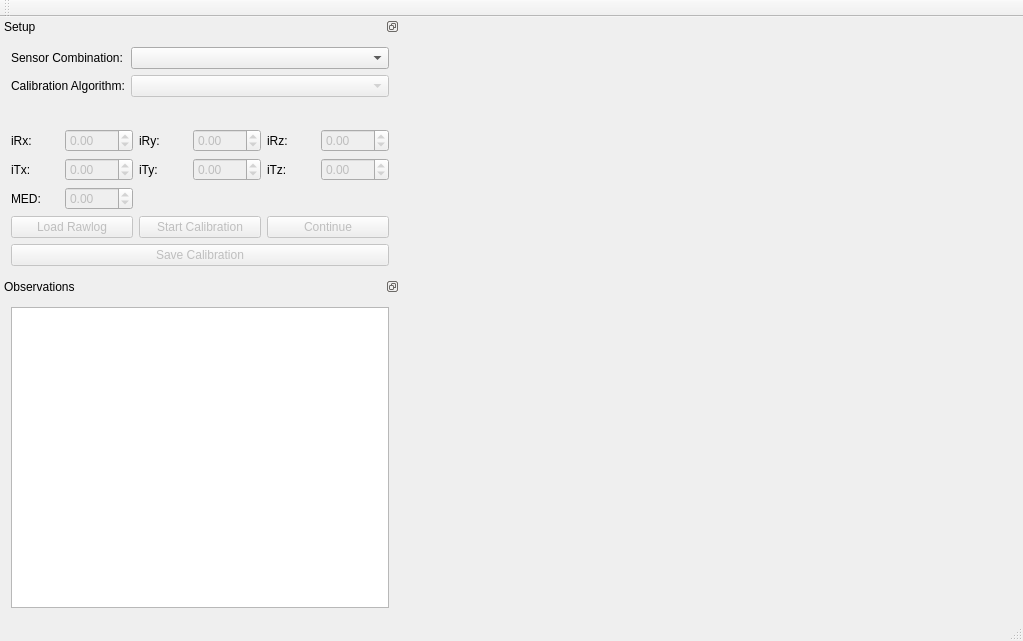
<?xml version="1.0" encoding="UTF-8"?>
<ui version="4.0">
 <class>CMainWindow</class>
 <widget class="QMainWindow" name="CMainWindow">
  <property name="geometry">
   <rect>
    <x>0</x>
    <y>0</y>
    <width>1023</width>
    <height>641</height>
   </rect>
  </property>
  <property name="windowTitle">
   <string>MainWindow</string>
  </property>
  <widget class="QWidget" name="centralWidget"/>
  <widget class="QMenuBar" name="menuBar">
   <property name="geometry">
    <rect>
     <x>0</x>
     <y>0</y>
     <width>1023</width>
     <height>22</height>
    </rect>
   </property>
  </widget>
  <widget class="QToolBar" name="mainToolBar">
   <attribute name="toolBarArea">
    <enum>TopToolBarArea</enum>
   </attribute>
   <attribute name="toolBarBreak">
    <bool>false</bool>
   </attribute>
  </widget>
  <widget class="QStatusBar" name="statusBar"/>
  <widget class="QDockWidget" name="setup_dockwidget">
   <property name="minimumSize">
    <size>
     <width>400</width>
     <height>260</height>
    </size>
   </property>
   <property name="maximumSize">
    <size>
     <width>400</width>
     <height>260</height>
    </size>
   </property>
   <property name="features">
    <set>QDockWidget::DockWidgetFloatable|QDockWidget::DockWidgetMovable</set>
   </property>
   <property name="windowTitle">
    <string>Setup</string>
   </property>
   <attribute name="dockWidgetArea">
    <number>1</number>
   </attribute>
   <widget class="QWidget" name="dockWidgetContents">
    <layout class="QVBoxLayout" name="verticalLayout">
     <item>
      <layout class="QFormLayout" name="formLayout">
       <item row="0" column="0">
        <widget class="QLabel" name="sensors_label">
         <property name="text">
          <string>Sensor Combination:</string>
         </property>
        </widget>
       </item>
       <item row="0" column="1">
        <widget class="QComboBox" name="sensors_cbox">
         <item>
          <property name="text">
           <string/>
          </property>
         </item>
         <item>
          <property name="text">
           <string>3D LiDAR - 3D LiDAR</string>
          </property>
         </item>
         <item>
          <property name="text">
           <string>3D LiDAR - RGB</string>
          </property>
         </item>
         <item>
          <property name="text">
           <string>3D LiDAR - RGB-D</string>
          </property>
         </item>
         <item>
          <property name="text">
           <string>RGB-D - RGB-D</string>
          </property>
         </item>
         <item>
          <property name="text">
           <string>RGB-D - RGB</string>
          </property>
         </item>
         <item>
          <property name="text">
           <string>RGB - RGB</string>
          </property>
         </item>
        </widget>
       </item>
       <item row="1" column="0">
        <widget class="QLabel" name="algo_label">
         <property name="text">
          <string>Calibration Algorithm:</string>
         </property>
        </widget>
       </item>
       <item row="1" column="1">
        <widget class="QComboBox" name="algo_cbox">
         <property name="enabled">
          <bool>false</bool>
         </property>
         <item>
          <property name="text">
           <string/>
          </property>
         </item>
         <item>
          <property name="text">
           <string>Plane matching</string>
          </property>
         </item>
         <item>
          <property name="text">
           <string>Line matching</string>
          </property>
         </item>
         <item>
          <property name="text">
           <string>Trajectory matching</string>
          </property>
         </item>
        </widget>
       </item>
      </layout>
     </item>
     <item>
      <layout class="QGridLayout" name="gridLayout">
       <item row="0" column="0">
        <widget class="QLabel" name="irx_label">
         <property name="text">
          <string>iRx:</string>
         </property>
        </widget>
       </item>
       <item row="0" column="1">
        <widget class="QDoubleSpinBox" name="irx_sbox">
         <property name="enabled">
          <bool>false</bool>
         </property>
         <property name="minimum">
          <double>-359.990000000000009</double>
         </property>
         <property name="maximum">
          <double>359.990000000000009</double>
         </property>
         <property name="singleStep">
          <double>0.500000000000000</double>
         </property>
        </widget>
       </item>
       <item row="0" column="2">
        <widget class="QLabel" name="iry_label">
         <property name="text">
          <string>iRy:</string>
         </property>
        </widget>
       </item>
       <item row="0" column="3">
        <widget class="QDoubleSpinBox" name="iry_sbox">
         <property name="enabled">
          <bool>false</bool>
         </property>
         <property name="minimum">
          <double>-359.990000000000009</double>
         </property>
         <property name="maximum">
          <double>359.990000000000009</double>
         </property>
         <property name="singleStep">
          <double>0.500000000000000</double>
         </property>
        </widget>
       </item>
       <item row="0" column="4">
        <widget class="QLabel" name="irz_label">
         <property name="text">
          <string>iRz:</string>
         </property>
        </widget>
       </item>
       <item row="0" column="5">
        <widget class="QDoubleSpinBox" name="irz_sbox">
         <property name="enabled">
          <bool>false</bool>
         </property>
         <property name="minimum">
          <double>-359.990000000000009</double>
         </property>
         <property name="maximum">
          <double>359.990000000000009</double>
         </property>
         <property name="singleStep">
          <double>0.500000000000000</double>
         </property>
        </widget>
       </item>
       <item row="1" column="0">
        <widget class="QLabel" name="itx_label">
         <property name="text">
          <string>iTx:</string>
         </property>
        </widget>
       </item>
       <item row="1" column="1">
        <widget class="QDoubleSpinBox" name="itx_sbox">
         <property name="enabled">
          <bool>false</bool>
         </property>
         <property name="minimum">
          <double>-359.990000000000009</double>
         </property>
         <property name="maximum">
          <double>359.990000000000009</double>
         </property>
         <property name="singleStep">
          <double>0.500000000000000</double>
         </property>
        </widget>
       </item>
       <item row="1" column="2">
        <widget class="QLabel" name="ity_label">
         <property name="text">
          <string>iTy:</string>
         </property>
        </widget>
       </item>
       <item row="1" column="3">
        <widget class="QDoubleSpinBox" name="ity_sbox">
         <property name="enabled">
          <bool>false</bool>
         </property>
         <property name="minimum">
          <double>-359.990000000000009</double>
         </property>
         <property name="maximum">
          <double>359.990000000000009</double>
         </property>
         <property name="singleStep">
          <double>0.500000000000000</double>
         </property>
        </widget>
       </item>
       <item row="1" column="4">
        <widget class="QLabel" name="itz_label">
         <property name="text">
          <string>iTz:</string>
         </property>
        </widget>
       </item>
       <item row="1" column="5">
        <widget class="QDoubleSpinBox" name="itz_sbox">
         <property name="enabled">
          <bool>false</bool>
         </property>
         <property name="minimum">
          <double>-359.990000000000009</double>
         </property>
         <property name="maximum">
          <double>359.990000000000009</double>
         </property>
         <property name="singleStep">
          <double>0.500000000000000</double>
         </property>
        </widget>
       </item>
       <item row="2" column="0">
        <widget class="QLabel" name="med_label">
         <property name="text">
          <string>MED:</string>
         </property>
        </widget>
       </item>
       <item row="2" column="1">
        <widget class="QDoubleSpinBox" name="med_sbox">
         <property name="enabled">
          <bool>false</bool>
         </property>
         <property name="minimum">
          <double>-10.000000000000000</double>
         </property>
         <property name="maximum">
          <double>10.000000000000000</double>
         </property>
         <property name="singleStep">
          <double>0.500000000000000</double>
         </property>
        </widget>
       </item>
      </layout>
     </item>
     <item>
      <layout class="QHBoxLayout" name="horizontalLayout_5">
       <item>
        <widget class="QPushButton" name="load_rlog_button">
         <property name="enabled">
          <bool>false</bool>
         </property>
         <property name="text">
          <string>Load Rawlog</string>
         </property>
        </widget>
       </item>
       <item>
        <widget class="QPushButton" name="start_calib_button">
         <property name="enabled">
          <bool>false</bool>
         </property>
         <property name="text">
          <string>Start Calibration</string>
         </property>
        </widget>
       </item>
       <item>
        <widget class="QPushButton" name="continue_calib_button">
         <property name="enabled">
          <bool>false</bool>
         </property>
         <property name="text">
          <string>Continue</string>
         </property>
        </widget>
       </item>
      </layout>
     </item>
     <item>
      <widget class="QPushButton" name="save_calib_button">
       <property name="enabled">
        <bool>false</bool>
       </property>
       <property name="text">
        <string>Save Calibration</string>
       </property>
       <property name="autoDefault">
        <bool>false</bool>
       </property>
       <property name="flat">
        <bool>false</bool>
       </property>
      </widget>
     </item>
    </layout>
   </widget>
  </widget>
  <widget class="QDockWidget" name="obs_dockwidget">
   <property name="minimumSize">
    <size>
     <width>88</width>
     <height>107</height>
    </size>
   </property>
   <property name="features">
    <set>QDockWidget::DockWidgetFloatable|QDockWidget::DockWidgetMovable</set>
   </property>
   <property name="windowTitle">
    <string>Observations</string>
   </property>
   <attribute name="dockWidgetArea">
    <number>1</number>
   </attribute>
   <widget class="QWidget" name="dockWidgetContents_2">
    <layout class="QHBoxLayout" name="horizontalLayout">
     <item>
      <widget class="QTreeView" name="treeView"/>
     </item>
    </layout>
   </widget>
  </widget>
 </widget>
 <layoutdefault spacing="6" margin="11"/>
 <resources/>
 <connections/>
</ui>
